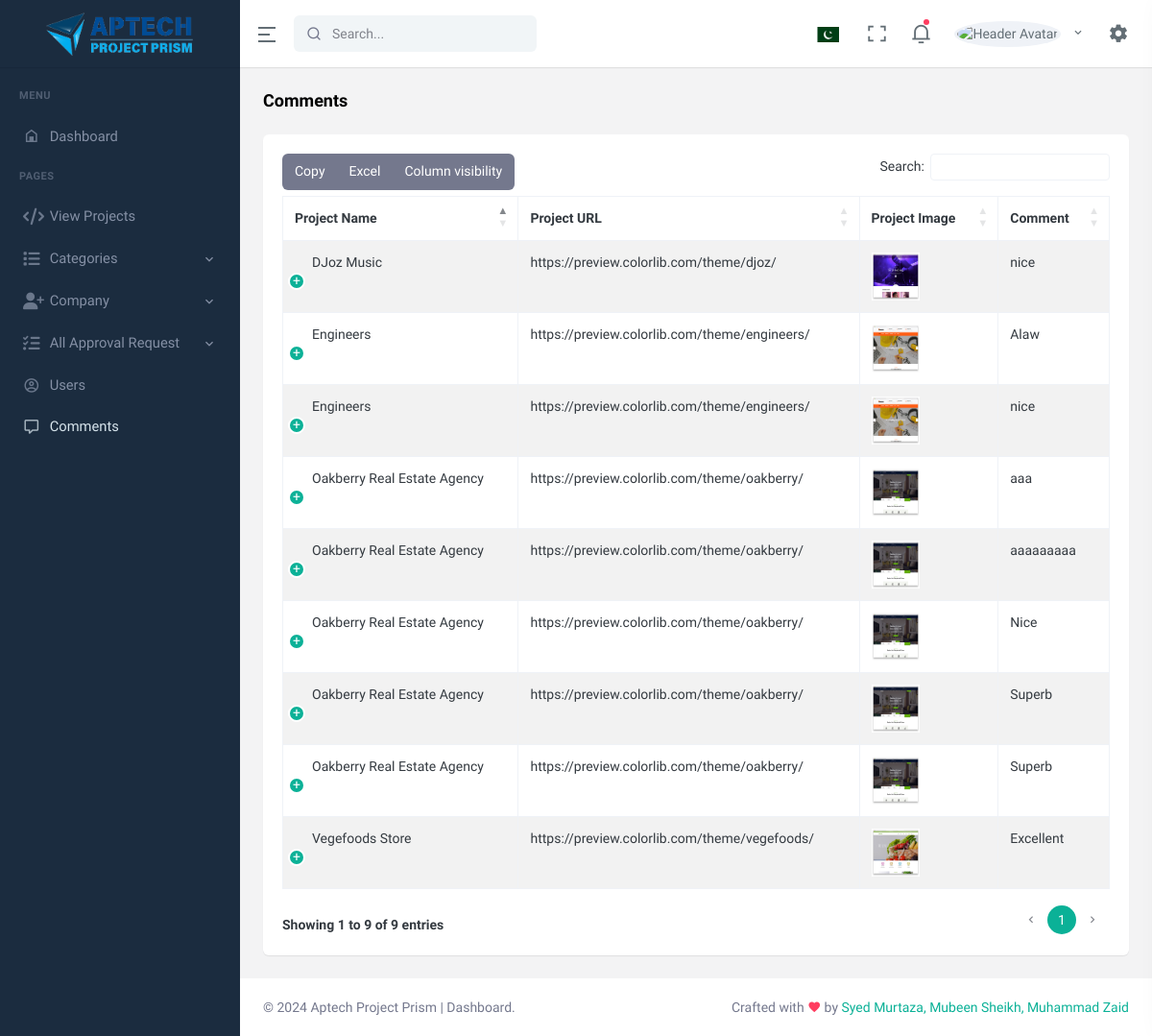
Screenshot of /Dashboard/comments.php with the database file from the repository.
### tables this page shows
CREATE TABLE `comment` (
  `comment_id` int(11) NOT NULL,
  `comment_message` text NOT NULL,
  `datetime` datetime NOT NULL DEFAULT current_timestamp(),
  `status` tinyint(4) NOT NULL DEFAULT 1,
  `user_id` int(11) NOT NULL,
  `projid` int(11) NOT NULL
);

CREATE TABLE `project` (
  `project_id` int(11) NOT NULL,
  `project_name` varchar(255) NOT NULL,
  `project_faculty` varchar(255) NOT NULL,
  `project_batchcode` varchar(255) NOT NULL,
  `project_semester` varchar(255) NOT NULL,
  `project_url` text NOT NULL,
  `project_img` varchar(255) NOT NULL,
  `project_desc` text NOT NULL,
  `status` tinyint(4) NOT NULL DEFAULT 1,
  `user_id` int(11) NOT NULL,
  `category` int(11) NOT NULL,
  `Sta` varchar(255) NOT NULL,
  `Statuss` int(255) NOT NULL
);

### Dashboard/comments.php (the view, shortened to what this page needs)
<?php
include('includes/header.php');
include('includes/navbar.php');
include('includes/sidebar.php');
include('config.php');
?>
<div id="layout-wrapper">
    <div class="main-content">
        <div class="page-content">
            <div class="container-fluid">
                <div class="row">
                    <div class="col-12">
                        <div class="page-title-box d-sm-flex align-items-center justify-content-between">
                            <h4 class="mb-sm-0">Comments</h4>
                        </div>
                    </div>
                </div>
                <div class="row">
                    <div class="col-12">
                        <div class="card">
                            <div class="card-body">
                                <table id="datatable-buttons"
                                    class="table table-striped table-bordered dt-responsive nowrap"
                                    style="border-collapse: collapse; border-spacing: 0; width: 100%;">
                                    <thead>
                                        <tr>
                                            <th>Project Name</th>
                                            <th>Project URL</th>
                                            <th>Project Image</th>
                                            <th>Comment</th>
                                        </tr>
                                    </thead>
                                    <tbody>
                                    <?php
                                    $fetch_user_join = "SELECT
                                                            c.comment_id,
                                                            p.project_name,
                                                            p.project_url,
                                                            p.project_img,
                                                            c.comment_message,
                                                            c.datetime
                                                        FROM comment c
                                                        JOIN project p ON c.projid = p.project_id";
                                    $fetch_user_result = mysqli_query($connection, $fetch_user_join);
                                    if (!$fetch_user_result) {
                                        echo "Error executing query: " . mysqli_error($connection);
                                    } elseif (mysqli_num_rows($fetch_user_result) > 0) {
                                        while ($row = mysqli_fetch_assoc($fetch_user_result)) {
                                    ?>
                                        <tr>
                                            <td><?php echo htmlspecialchars($row['project_name']); ?></td>
                                            <td><?php echo htmlspecialchars($row['project_url']); ?></td>
                                            <td><img src="<?php echo "../User-Dashboard/assets/images/project_img/" . htmlspecialchars($row['project_img']); ?>" height="50px" width="50px"></td>
                                            <td><?php echo htmlspecialchars($row['comment_message']); ?></td>
                                        </tr>
                                    <?php
                                        }
                                    } else {
                                        echo "<tr><td colspan='6'>No comments found</td></tr>";
                                    }
                                    ?>
                                    </tbody>
                                </table>
                            </div>
                        </div>
                    </div>
                </div>
            </div>
        </div>
    </div>
</div>
<?php
include('includes/footer.php');
?>

### rows the page displays
comment: projid.project_name "Oakberry Real Estate Agency", projid.project_url "https://preview.colorlib.com/theme/oakberry/", projid.project_img (picture), comment_message "aaa"
comment: projid.project_name "Oakberry Real Estate Agency", projid.project_url "https://preview.colorlib.com/theme/oakberry/", projid.project_img (picture), comment_message "aaaaaaaaa"
comment: projid.project_name "Oakberry Real Estate Agency", projid.project_url "https://preview.colorlib.com/theme/oakberry/", projid.project_img (picture), comment_message "Nice"
comment: projid.project_name "Vegefoods Store", projid.project_url "https://preview.colorlib.com/theme/vegefoods/", projid.project_img (picture), comment_message "Excellent"
comment: projid.project_name "DJoz Music", projid.project_url "https://preview.colorlib.com/theme/djoz/", projid.project_img (picture), comment_message "nice"
comment: projid.project_name "Engineers", projid.project_url "https://preview.colorlib.com/theme/engineers/", projid.project_img (picture), comment_message "Alaw"
comment: projid.project_name "Engineers", projid.project_url "https://preview.colorlib.com/theme/engineers/", projid.project_img (picture), comment_message "nice"
comment: projid.project_name "Oakberry Real Estate Agency", projid.project_url "https://preview.colorlib.com/theme/oakberry/", projid.project_img (picture), comment_message "Superb"
comment: projid.project_name "Oakberry Real Estate Agency", projid.project_url "https://preview.colorlib.com/theme/oakberry/", projid.project_img (picture), comment_message "Superb"
